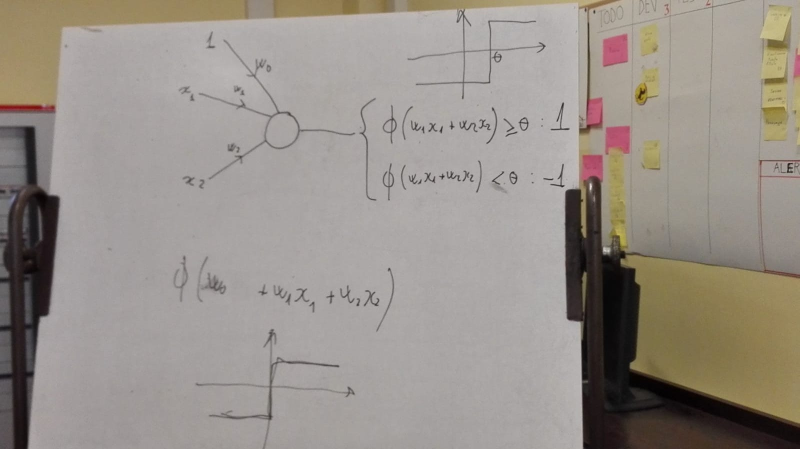
#> input picture Lezione_4/WhatsApp Image 2018-06-12 at 16.28.11.jpeg, 1600 x 898 px, given in place of the camera (shown at 1/2 size)
$ python colorspaces.py
#> lines starting #> are read from the running program, lines starting #| are printed output that depends on the picture; after the words box and inside, x2 and y2 are one past the last pixel; in counts of white or black regions, pixels touching at a corner belong together
import cv2
import numpy as np

# Define a function to get the current frame from the webcam
def get_frame(cap, scaling_factor):
    # Read the current frame from the video capture object
#> called with scaling_factor = 0.5
    _, frame = cap.read()
#> frame is the input picture: shape (898, 1600, 3); mean B, G, R 138.5, 145.7, 152.6

    # Resize the image
    frame = cv2.resize(frame, None, fx=scaling_factor,
            fy=scaling_factor, interpolation=cv2.INTER_AREA)
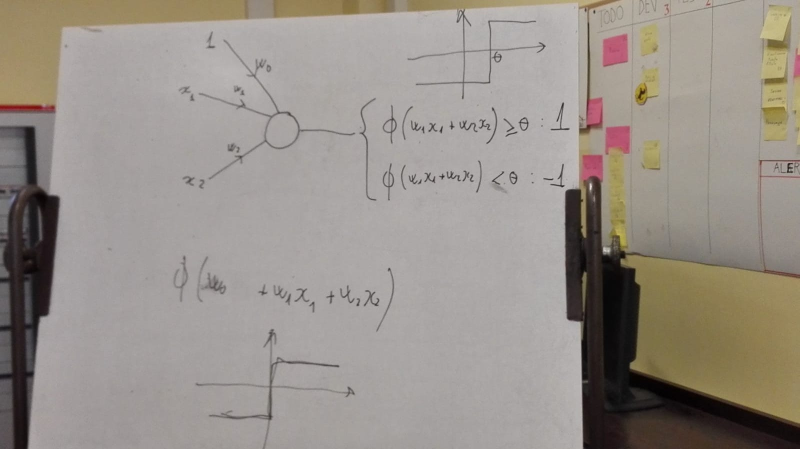
#> frame: shape (449, 800, 3); mean B, G, R 138.6, 145.8, 152.8

    return frame

if __name__=='__main__':
    # Define the video capture object
    cap = cv2.VideoCapture(0)

    # Define the scaling factor for the images
    scaling_factor = 0.5

    # Keep reading the frames from the webcam
    # until the user hits the 'Esc' key
    while True:
        # Grab the current frame
        frame = get_frame(cap, scaling_factor)

        # Convert the image to HSV colorspace
        hsv = cv2.cvtColor(frame, cv2.COLOR_BGR2HSV)
#> hsv: shape (449, 800, 3); mean H, S, V 23.3, 28, 152.8

        # Define range of blue color in HSV
        lower = np.array([100,150,0],np.uint8)
        upper = np.array([140,255,255],np.uint8)

        # Threshold the HSV image to get only skin color
        mask = cv2.inRange(hsv, lower, upper)
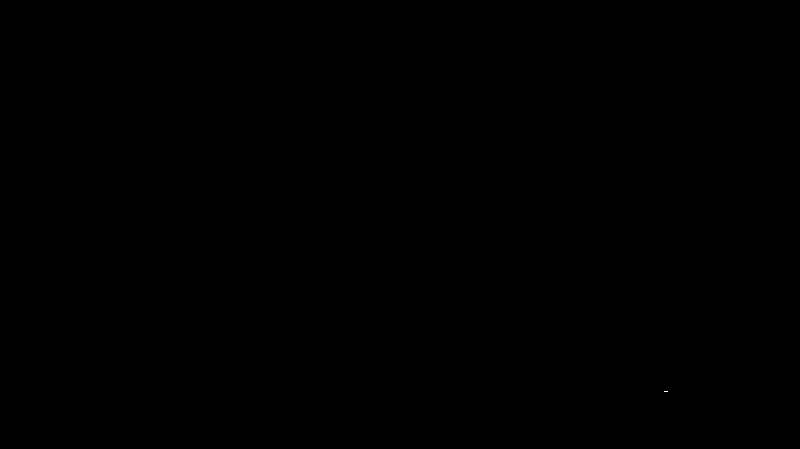
#> mask: shape (449, 800); 0% white in thin lines or dots, all inside (x1, y1, x2, y2) = (664, 391, 668, 392)

        # Bitwise-AND between the mask and original image
        img_bitwise_and = cv2.bitwise_and(frame, frame, mask=mask)

        # Run median blurring
        img_median_blurred = cv2.medianBlur(img_bitwise_and, 5)
#> img_median_blurred: shape (449, 800, 3); every value is 0

        # Display the input and output
        cv2.imshow('Input', frame)
        cv2.imshow('Output', img_median_blurred)

        # Check if the user hit the 'Esc' key
        c = cv2.waitKey(5)
#> (key Esc is pressed here)
        if c == 27:
            break

    # Close all the windows
    cv2.destroyAllWindows()

$ run again, on Lezione_4/WhatsApp Image 2018-06-12 at 18.50.49.jpeg
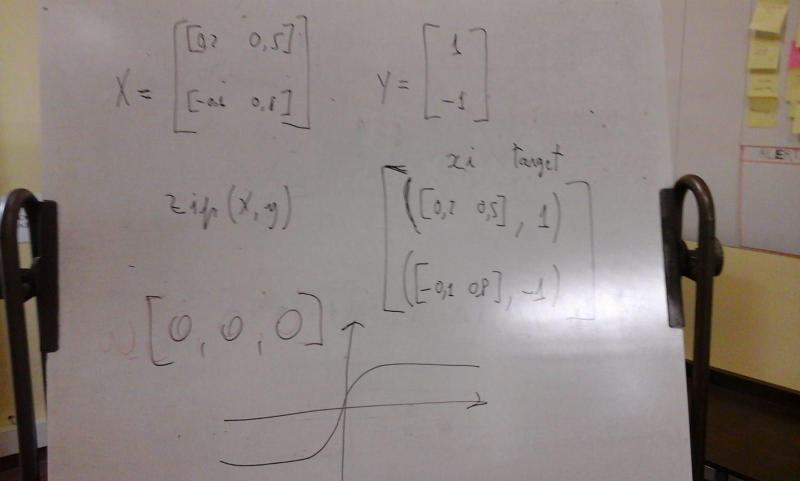
#> input picture Lezione_4/WhatsApp Image 2018-06-12 at 18.50.49.jpeg, 1600 x 962 px, given in place of the camera (shown at 1/2 size)
#> in get_frame, frame is the input picture: shape (962, 1600, 3); mean B, G, R 127.5, 131, 139.9
#> in get_frame, `frame = cv2.resize(frame, None, fx=scaling_factor, fy=scaling_factor, ..`:
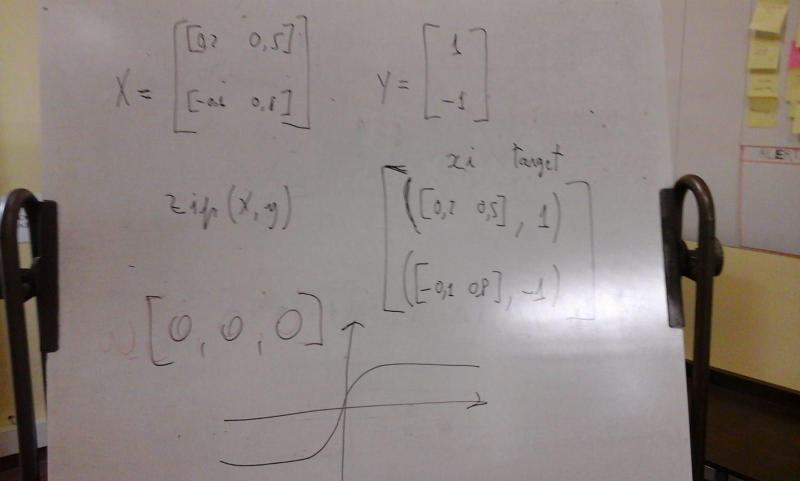
#> frame: shape (481, 800, 3); mean B, G, R 127.7, 131.1, 140.1
#> hsv: shape (481, 800, 3); mean H, S, V 59.2, 31.8, 140.2
#> mask: shape (481, 800); every value is 0
#> img_bitwise_and: shape (481, 800, 3); every value is 0
